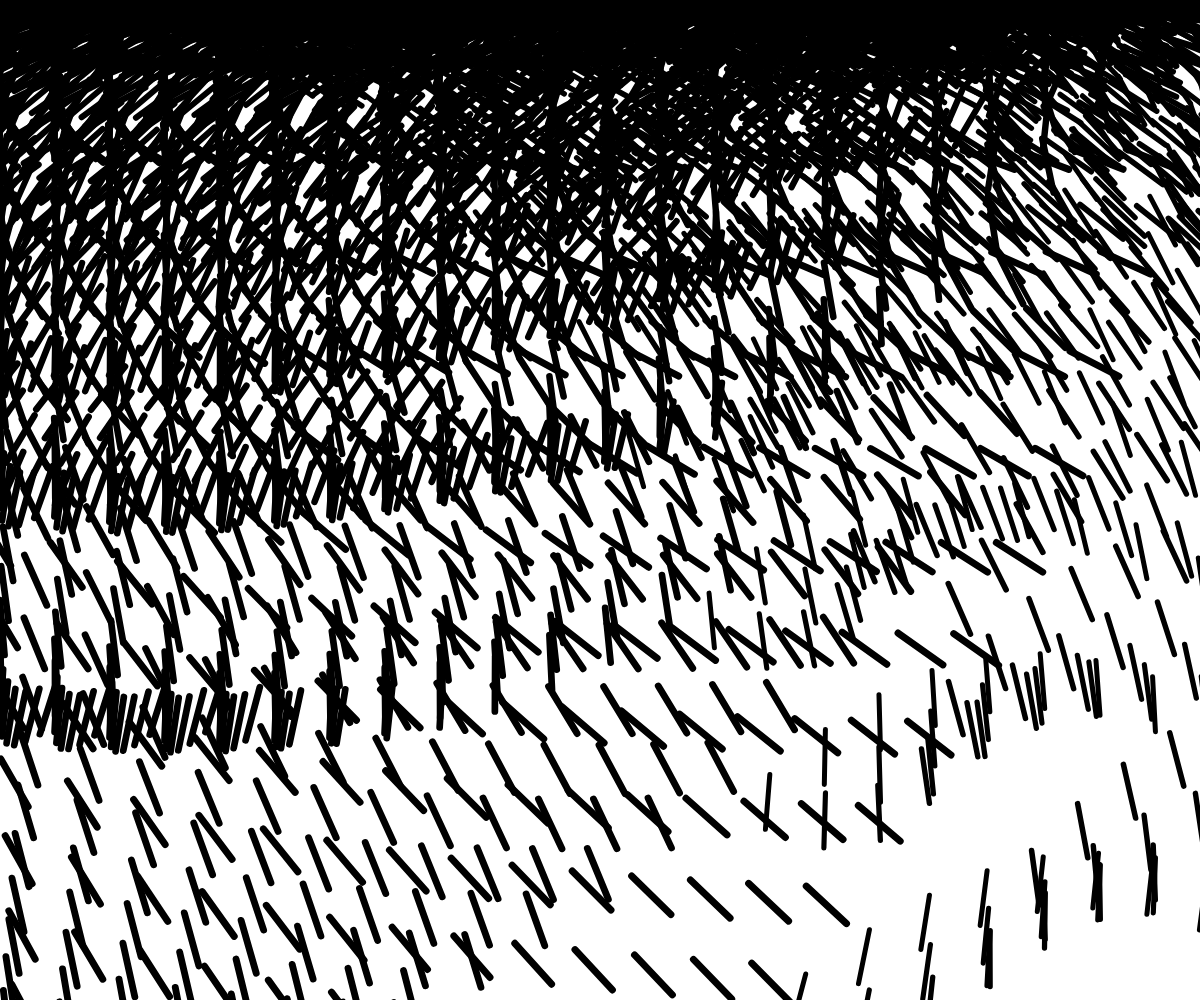
Frame 1 (no input)
Frame 60 (no input): identical to frame 1, image omitted
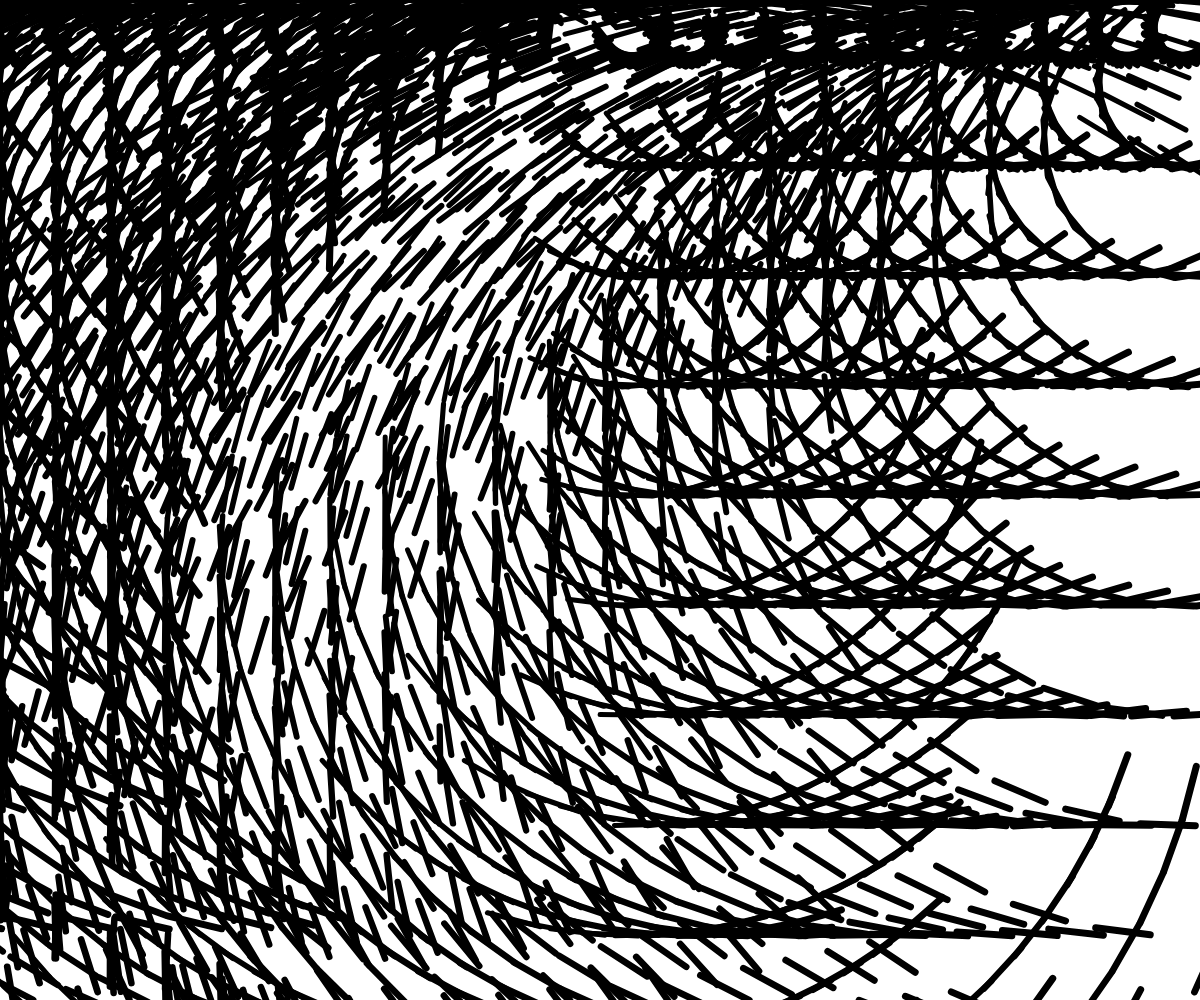
Frame 120 (the mouse pressed at the canvas centre since frame 60)

The p5.js sketch that drew these frames (run headless with seeded random() and noise() and a simulated clock; from frame 60 on, the mouse is pressed at the canvas centre):

// p5.js sketch
// ── sketch.js
// Practice grid
/*
- Create a grid
- Calculate the angle from the unit to the mouse
- Draw a line accordingly to the angle
*/

var unitSize = 55;
var halfUnit = unitSize / 2;

function setup() {
  createCanvas(windowWidth, windowHeight);
  background(255);
  strokeWeight(5);
}

function draw() {
  // Clearing the previous frame
  background(255);

  // For loop to draw the grid
  for (let gridY = 0; gridY * unitSize < height; gridY++) {
    for (let gridX = 0; gridX * unitSize < width; gridX++) {

      // Multiplying the iterator by the unit size to get the actual coordinate value
      let X = (gridX * unitSize) + halfUnit;
      let Y = (gridY * unitSize) + halfUnit;

      // Finding the angle between the unit and the mouse's coordinates
      let angle = atan((Y - mouseY) / (X - mouseX));
      let distance = dist(X, Y, mouseX, mouseY);
      let distanceScaled = map(distance, 0, width, 0.19, 1);

      // Calculating the change of X and Y according to the angle
      for (let i = 0; i < 15; i++) {
        angle += distanceScaled * PI / 10;
        strokeWeight(7 - i/7);

        // Rendering the line
        // line(X + deltaX, Y + deltaY, X - deltaX, Y - deltaY);
        push();
        translate(X, Y);
        rotate(angle);
        line(halfUnit, Y, - halfUnit, Y);
        pop();
      }
    }
  }
}

function dist(x1, y1, x2, y2) {
  return sqrt( (x1 - x2)**2 + (y1 - y2)**2 )
}
